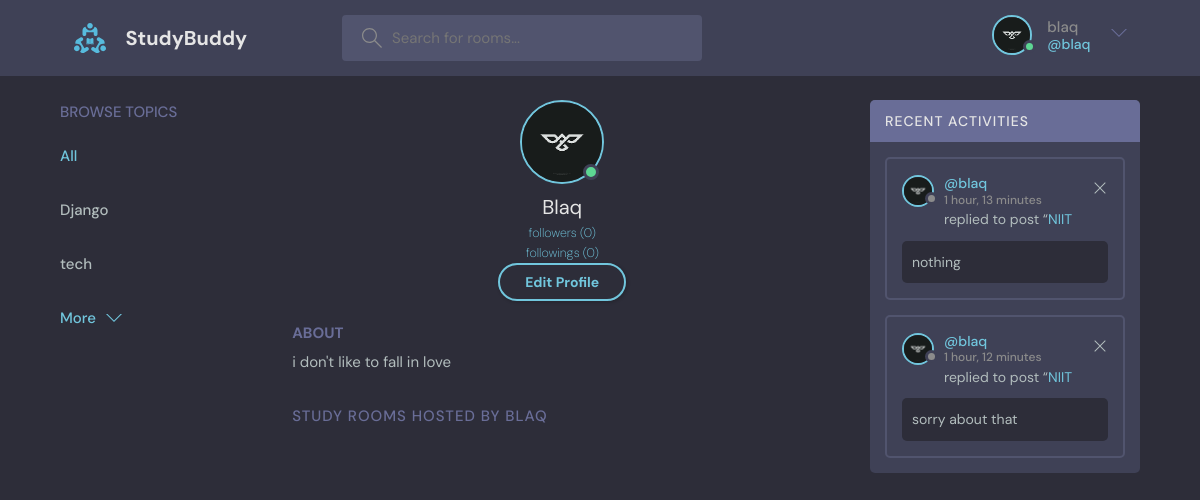
/profile/5/ (signed in), run on the app's committed database.
### base/models.py (models this page shows, shortened)
class User(AbstractUser):
    name = models.CharField(max_length=255, null=True)
    email=models.EmailField(max_length=255, unique=True, null=True)
    bio = models.TextField(null=True)
    followers = models.ManyToManyField('User', blank=True)
    following = models.ManyToManyField('User', related_name="people_following", blank=True)
    REQUIRED_FIELDS = []
    avatar = models.ImageField(default="avatar.svg")

class TimeStampModel(models.Model):
    created = models.DateTimeField(auto_now_add=True)
    updated = models.DateTimeField(auto_now=True)
    class Meta:
        abstract = True

class TopicModel(TimeStampModel):
    name = models.CharField(max_length=255)

class MessageModel(TimeStampModel):
    user = models.ForeignKey(User, on_delete=models.CASCADE, null=True)
    room = models.ForeignKey(RoomModel, on_delete=models.CASCADE, null=True)
    body = models.TextField()
    replied_msg = models.ForeignKey("MessageModel", on_delete=models.CASCADE, blank=True, null=True)

class RoomModel(TimeStampModel):
    host = models.ForeignKey(User,on_delete=models.SET_NULL, null=True)
    topic = models.ForeignKey(TopicModel,on_delete=models.SET_NULL, null=True)
    name= models.CharField(max_length=255)
    participant=models.ManyToManyField(User, related_name="participant")
    description = models.TextField(null=True, blank=True)
    def __str__(self) -> str:
        return self.name
    class Meta:
        ordering = ["-created", "-updated"]

### base/views.py (the view)
# urls.py: path('profile/<str:pk>/', views.profile, name="profile" ),
@login_required(login_url="/login")
def profile(request, pk):
    topics = TopicModel.objects.all()
    user = User.objects.get(id=pk)
    user_followers= user.followers.all()
    user_followings= user.following.all()
    rooms= user.roommodel_set.all()
    recent_messages= user.messagemodel_set.all()
    if request.method == 'POST' and request.user != user:
        if request.POST.get("action") == "follow":
           follow_user(request, user)
        if request.POST.get("action") == "unfollow":
            unfollow_user(request, user)
    context = {
        "user":user,
        "topics":topics,
        "recent_messages":recent_messages,
        "rooms":rooms,
        "user_followers":user_followers,
        "user_followings":user_followings
    }
    return render(request, "base/profile.html", context)

### base/templates/base/profile.html (shortened to what this page needs)
{% extends 'base.html' %}
{% block main_content %}
  <main class="profile-page layout layout--3">
    <div class="container">
      {% include 'base/topics_component.html' %}
      <div class="roomList">
        <div class="profile">
          <div class="profile__avatar">
            <div class="avatar avatar--large active">
              <img src="{{user.avatar.url}}"  alt="{{user.username}} image"/>
            </div>
          </div>
          <div class="profile__info">
            <h3>{{user.username | title}}</h3>
            <h4><a href="{% url 'user_followers' user.id %}">followers ({{user_followers.count}})</a></h4>
            <h4><a href="{% url 'user_following' user.id %}">followings ({{user_followings.count}})</a></h4>
            {% if request.user == user %}
            <a href="{% url 'update_profile' %}" class="btn btn--main btn--pill">Edit Profile</a>
            {% endif %}
          </div>
          <div class="profile__about">
            <h3>About</h3>
            <p>
            {{user.bio}}
            </p>
          </div>
        </div>
        <div class="roomList__header">
          <div>
            <h2>Study Rooms Hosted by {{user.username}}</a>
            </h2>
          </div>
        </div>
      </div>
      {% include 'base/activity_component.html' with activity_header="Recent Activity" %}
    </div>
  </main>
{% endblock %}

### templates/base.html (shortened to what this page needs)
{% load static %}
<!DOCTYPE html>
<html lang="en">
  <head>
    <link rel="stylesheet" href="{% static 'styles/style.css'%}" />
  </head>
  <body>
    {% include 'nav.html' %}
    {% block main_content %} {% endblock %}
  </body>
</html>

### templates/nav.html (shortened to what this page needs)
{% load static %}
<header class="header header--loggedIn">
  <div class="container">
    <a href="{% url 'home' %}" class="header__logo">
      <img src="{% static 'images/logo.svg' %}" />
      <h1>StudyBuddy</h1>
    </a>
    <form action="{% url 'home' %}" method="get"  class="header__search">
      <label>
        <input type="text" name="q" id="" placeholder="Search for rooms..."  >
      </label>
    </form>
    <nav class="header__menu">
      <div class="header__user">
        <a href="{% url 'profile' request.user.id %}">
          <div class="avatar avatar--medium active">
            <img src="{{request.user.avatar.url}}"  alt="{{request.user.username}} image"/>
          </div>
          <p>{{request.user}} <span>@{{request.user}}</span></p>
        </a>
        <button class="dropdown-button">
          <svg version="1.1" xmlns="http://www.w3.org/2000/svg" width="32" height="32" viewBox="0 0 32 32">
            <title>chevron-down</title>
            <path d="M16 21l-13-13h-3l16 16 16-16h-3l-13 13z"></path>
          </svg>
        </button>
      </div>
    </nav>
  </div>
</header>

### base/templates/base/topics_component.html
<div class="topics">
   <div class="topics__header">
     <h2>Browse Topics</h2>
   </div>
   <ul class="topics__list">
      <li>
         <a  class="active" href="{% url 'home' %}">All</a>
      </li>
      {% for topic in topics %}
      <li> <a href="{% url 'home' %}?q={{topic.name}}">{{topic.name}}</a> </li>
      {% endfor %}
   </ul>
   <a class="btn btn--link" href="topics.html">
     More
     <svg version="1.1" xmlns="http://www.w3.org/2000/svg" width="32" height="32" viewBox="0 0 32 32">
       <title>chevron-down</title>
       <path d="M16 21l-13-13h-3l16 16 16-16h-3l-13 13z"></path>
     </svg>
   </a>
 </div>

### base/templates/base/activity_component.html
<div class="activities">
  <div  class="activities__header">
    <h2>Recent Activities</h2>
  </div>
  {% for message in recent_messages %}
  <div class="activities__box">
    <div class="activities__boxHeader roomListRoom__header">
      <a href="{% url 'profile' message.user.id %}" class="roomListRoom__author">
        <div class="avatar avatar--small">
          <img src="{{message.user.avatar.url}}"  alt="{{message.user.username}} image"/>
        </div>
        <p>
          @{{message.user}}
          <span>{{message.created|timesince}}</span>
        </p>
      </a>
      <div class="roomListRoom__actions">
        <a href="{% url 'delete_message' message.id %}">
          <svg version="1.1" xmlns="http://www.w3.org/2000/svg" width="32" height="32" viewBox="0 0 32 32">
            <title>remove</title>
            <path
              d="M27.314 6.019l-1.333-1.333-9.98 9.981-9.981-9.981-1.333 1.333 9.981 9.981-9.981 9.98 1.333 1.333 9.981-9.98 9.98 9.98 1.333-1.333-9.98-9.98 9.98-9.981z"
            ></path>
          </svg>
        </a>
      </div>
    </div>
    <div class="activities__boxContent">
      <p>replied to post “<a href="{% url 'room' message.room.id %}">{{message.room}}</a></p>
      <div class="activities__boxRoomContent">
        {{message.body}}
      </div>
    </div>
  </div>
{% endfor %}
</div>

### data on the page
User: user.avatar (picture), user "blaq", avatar (picture), username "Blaq", bio "i don't like to fall in love", username "BLAQ"
TopicModel: name "Django"
TopicModel: name "tech"
MessageModel: user.avatar (picture), user "blaq", created "1 hour, 13 minutes", room "NIIT", body "nothing"
MessageModel: user.avatar (picture), user "blaq", created "1 hour, 12 minutes", room "NIIT", body "sorry about that"

### other printed values
{{ user_followers.count }} "0"
{{ user_followings.count }} "0"
